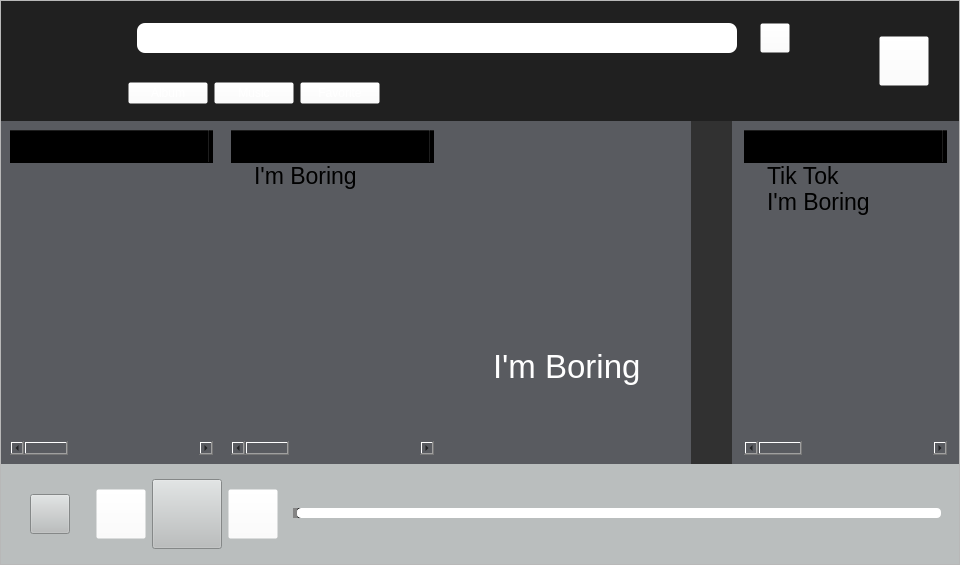
<?xml version="1.0" encoding="UTF-8"?>
<ui version="4.0">
 <class>MainWindow</class>
 <widget class="QMainWindow" name="MainWindow">
  <property name="geometry">
   <rect>
    <x>0</x>
    <y>0</y>
    <width>960</width>
    <height>565</height>
   </rect>
  </property>
  <property name="minimumSize">
   <size>
    <width>960</width>
    <height>540</height>
   </size>
  </property>
  <property name="maximumSize">
   <size>
    <width>2076</width>
    <height>1000</height>
   </size>
  </property>
  <property name="windowTitle">
   <string>MainWindow</string>
  </property>
  <property name="styleSheet">
   <string notr="true"/>
  </property>
  <widget class="QWidget" name="centralwidget">
   <layout class="QGridLayout" name="gridLayout">
    <property name="leftMargin">
     <number>0</number>
    </property>
    <property name="topMargin">
     <number>0</number>
    </property>
    <property name="rightMargin">
     <number>0</number>
    </property>
    <property name="bottomMargin">
     <number>0</number>
    </property>
    <item row="0" column="1">
     <widget class="QFrame" name="frame">
      <property name="frameShape">
       <enum>QFrame::StyledPanel</enum>
      </property>
      <property name="frameShadow">
       <enum>QFrame::Raised</enum>
      </property>
      <layout class="QGridLayout" name="gridLayout_6">
       <property name="leftMargin">
        <number>0</number>
       </property>
       <property name="topMargin">
        <number>0</number>
       </property>
       <property name="rightMargin">
        <number>0</number>
       </property>
       <property name="bottomMargin">
        <number>0</number>
       </property>
       <item row="0" column="0">
        <layout class="QVBoxLayout" name="verticalLayout_4">
         <property name="spacing">
          <number>0</number>
         </property>
         <item>
          <widget class="QFrame" name="frame_3">
           <property name="minimumSize">
            <size>
             <width>100</width>
             <height>120</height>
            </size>
           </property>
           <property name="maximumSize">
            <size>
             <width>16777215</width>
             <height>120</height>
            </size>
           </property>
           <property name="styleSheet">
            <string notr="true">background-color: rgb(32, 32, 32);</string>
           </property>
           <property name="frameShape">
            <enum>QFrame::NoFrame</enum>
           </property>
           <property name="frameShadow">
            <enum>QFrame::Raised</enum>
           </property>
           <layout class="QHBoxLayout" name="horizontalLayout_14">
            <property name="leftMargin">
             <number>12</number>
            </property>
            <property name="topMargin">
             <number>0</number>
            </property>
            <property name="rightMargin">
             <number>30</number>
            </property>
            <property name="bottomMargin">
             <number>0</number>
            </property>
            <item>
             <widget class="QGraphicsView" name="pkq">
              <property name="minimumSize">
               <size>
                <width>100</width>
                <height>100</height>
               </size>
              </property>
              <property name="maximumSize">
               <size>
                <width>100</width>
                <height>100</height>
               </size>
              </property>
              <property name="styleSheet">
               <string notr="true">background-color: rgba(255, 255, 255, 0);
border-image: url(:/images/pi.png);</string>
              </property>
             </widget>
            </item>
            <item>
             <widget class="QFrame" name="frame_5">
              <property name="frameShape">
               <enum>QFrame::NoFrame</enum>
              </property>
              <property name="frameShadow">
               <enum>QFrame::Raised</enum>
              </property>
              <layout class="QGridLayout" name="gridLayout_3">
               <property name="bottomMargin">
                <number>0</number>
               </property>
               <item row="0" column="0">
                <widget class="QFrame" name="frame_2">
                 <property name="frameShape">
                  <enum>QFrame::NoFrame</enum>
                 </property>
                 <property name="frameShadow">
                  <enum>QFrame::Raised</enum>
                 </property>
                 <layout class="QVBoxLayout" name="verticalLayout">
                  <property name="spacing">
                   <number>0</number>
                  </property>
                  <property name="leftMargin">
                   <number>0</number>
                  </property>
                  <property name="topMargin">
                   <number>0</number>
                  </property>
                  <property name="rightMargin">
                   <number>0</number>
                  </property>
                  <property name="bottomMargin">
                   <number>0</number>
                  </property>
                  <item>
                   <widget class="QFrame" name="frame_6">
                    <property name="frameShape">
                     <enum>QFrame::NoFrame</enum>
                    </property>
                    <property name="frameShadow">
                     <enum>QFrame::Raised</enum>
                    </property>
                    <layout class="QHBoxLayout" name="horizontalLayout_3">
                     <item>
                      <widget class="QLineEdit" name="lineEdit">
                       <property name="sizePolicy">
                        <sizepolicy hsizetype="MinimumExpanding" vsizetype="Fixed">
                         <horstretch>0</horstretch>
                         <verstretch>0</verstretch>
                        </sizepolicy>
                       </property>
                       <property name="minimumSize">
                        <size>
                         <width>600</width>
                         <height>30</height>
                        </size>
                       </property>
                       <property name="maximumSize">
                        <size>
                         <width>600</width>
                         <height>16777215</height>
                        </size>
                       </property>
                       <property name="styleSheet">
                        <string notr="true">background-color: rgb(255, 255, 255);
border-radius: 8px;
font: 15pt, &quot;Arial&quot;;</string>
                       </property>
                       <property name="text">
                        <string/>
                       </property>
                      </widget>
                     </item>
                     <item>
                      <spacer name="horizontalSpacer_4">
                       <property name="orientation">
                        <enum>Qt::Horizontal</enum>
                       </property>
                       <property name="sizeType">
                        <enum>QSizePolicy::Fixed</enum>
                       </property>
                       <property name="sizeHint" stdset="0">
                        <size>
                         <width>17</width>
                         <height>13</height>
                        </size>
                       </property>
                      </spacer>
                     </item>
                     <item>
                      <widget class="QPushButton" name="btnSearch">
                       <property name="minimumSize">
                        <size>
                         <width>30</width>
                         <height>30</height>
                        </size>
                       </property>
                       <property name="maximumSize">
                        <size>
                         <width>30</width>
                         <height>30</height>
                        </size>
                       </property>
                       <property name="styleSheet">
                        <string notr="true">border-image: url(:/images/fangdajing.png);
background-color: rgba(255, 255, 255, 0);</string>
                       </property>
                       <property name="text">
                        <string/>
                       </property>
                      </widget>
                     </item>
                     <item>
                      <spacer name="horizontalSpacer_3">
                       <property name="orientation">
                        <enum>Qt::Horizontal</enum>
                       </property>
                       <property name="sizeHint" stdset="0">
                        <size>
                         <width>54</width>
                         <height>13</height>
                        </size>
                       </property>
                      </spacer>
                     </item>
                    </layout>
                   </widget>
                  </item>
                  <item>
                   <widget class="QFrame" name="frame_7">
                    <property name="frameShape">
                     <enum>QFrame::NoFrame</enum>
                    </property>
                    <property name="frameShadow">
                     <enum>QFrame::Raised</enum>
                    </property>
                    <layout class="QHBoxLayout" name="horizontalLayout_4">
                     <property name="leftMargin">
                      <number>0</number>
                     </property>
                     <item>
                      <widget class="QPushButton" name="btnAlbum">
                       <property name="styleSheet">
                        <string notr="true">font: Bold 15pt &quot;Arial&quot;;
color: rgb(255, 255, 255);
background-color: rgba(255, 255, 255, 0);</string>
                       </property>
                       <property name="text">
                        <string>Album</string>
                       </property>
                      </widget>
                     </item>
                     <item>
                      <widget class="QPushButton" name="btnMusic">
                       <property name="styleSheet">
                        <string notr="true">font: Bold 15pt &quot;Arial&quot;;
color: rgb(255, 255, 255);
background-color: rgba(255, 255, 255, 0);</string>
                       </property>
                       <property name="text">
                        <string>Music</string>
                       </property>
                      </widget>
                     </item>
                     <item>
                      <widget class="QPushButton" name="btnFavorite">
                       <property name="styleSheet">
                        <string notr="true">font: Bold 15pt &quot;Arial&quot;;
color: rgb(255, 255, 255);
background-color: rgba(255, 255, 255, 0);</string>
                       </property>
                       <property name="text">
                        <string>Favorite</string>
                       </property>
                      </widget>
                     </item>
                     <item>
                      <spacer name="horizontalSpacer">
                       <property name="orientation">
                        <enum>Qt::Horizontal</enum>
                       </property>
                       <property name="sizeHint" stdset="0">
                        <size>
                         <width>611</width>
                         <height>20</height>
                        </size>
                       </property>
                      </spacer>
                     </item>
                    </layout>
                   </widget>
                  </item>
                 </layout>
                </widget>
               </item>
              </layout>
             </widget>
            </item>
            <item>
             <spacer name="horizontalSpacer_2">
              <property name="orientation">
               <enum>Qt::Horizontal</enum>
              </property>
              <property name="sizeType">
               <enum>QSizePolicy::Fixed</enum>
              </property>
              <property name="sizeHint" stdset="0">
               <size>
                <width>30</width>
                <height>20</height>
               </size>
              </property>
             </spacer>
            </item>
            <item>
             <widget class="QPushButton" name="btnNet">
              <property name="sizePolicy">
               <sizepolicy hsizetype="Fixed" vsizetype="Fixed">
                <horstretch>0</horstretch>
                <verstretch>0</verstretch>
               </sizepolicy>
              </property>
              <property name="minimumSize">
               <size>
                <width>50</width>
                <height>50</height>
               </size>
              </property>
              <property name="maximumSize">
               <size>
                <width>50</width>
                <height>50</height>
               </size>
              </property>
              <property name="styleSheet">
               <string notr="true">background-color: rgba(255, 255, 255, 0);
border-image: url(:/images/+.png);</string>
              </property>
              <property name="text">
               <string/>
              </property>
             </widget>
            </item>
           </layout>
          </widget>
         </item>
         <item>
          <widget class="QFrame" name="main_frame">
           <property name="styleSheet">
            <string notr="true">background-color: rgb(89, 91, 96);</string>
           </property>
           <property name="frameShape">
            <enum>QFrame::NoFrame</enum>
           </property>
           <property name="frameShadow">
            <enum>QFrame::Raised</enum>
           </property>
           <layout class="QHBoxLayout" name="horizontalLayout">
            <property name="spacing">
             <number>0</number>
            </property>
            <property name="leftMargin">
             <number>0</number>
            </property>
            <property name="topMargin">
             <number>0</number>
            </property>
            <property name="rightMargin">
             <number>0</number>
            </property>
            <property name="bottomMargin">
             <number>0</number>
            </property>
            <item>
             <widget class="QFrame" name="album_view">
              <property name="frameShape">
               <enum>QFrame::NoFrame</enum>
              </property>
              <property name="frameShadow">
               <enum>QFrame::Raised</enum>
              </property>
              <layout class="QGridLayout" name="gridLayout_9">
               <item row="0" column="0">
                <widget class="QTreeWidget" name="album_treeWidget">
                 <property name="sizePolicy">
                  <sizepolicy hsizetype="Expanding" vsizetype="Expanding">
                   <horstretch>0</horstretch>
                   <verstretch>0</verstretch>
                  </sizepolicy>
                 </property>
                 <property name="minimumSize">
                  <size>
                   <width>0</width>
                   <height>0</height>
                  </size>
                 </property>
                 <property name="maximumSize">
                  <size>
                   <width>16777215</width>
                   <height>16777215</height>
                  </size>
                 </property>
                 <property name="font">
                  <font>
                   <pointsize>17</pointsize>
                  </font>
                 </property>
                 <property name="layoutDirection">
                  <enum>Qt::LeftToRight</enum>
                 </property>
                 <property name="autoFillBackground">
                  <bool>false</bool>
                 </property>
                 <property name="styleSheet">
                  <string notr="true">background-color: rgba(255, 255, 255, 0);</string>
                 </property>
                 <property name="frameShape">
                  <enum>QFrame::NoFrame</enum>
                 </property>
                 <property name="frameShadow">
                  <enum>QFrame::Plain</enum>
                 </property>
                 <property name="lineWidth">
                  <number>0</number>
                 </property>
                 <property name="dragEnabled">
                  <bool>false</bool>
                 </property>
                 <property name="dragDropMode">
                  <enum>QAbstractItemView::NoDragDrop</enum>
                 </property>
                 <property name="autoExpandDelay">
                  <number>-1</number>
                 </property>
                 <property name="uniformRowHeights">
                  <bool>true</bool>
                 </property>
                 <property name="sortingEnabled">
                  <bool>true</bool>
                 </property>
                 <property name="allColumnsShowFocus">
                  <bool>false</bool>
                 </property>
                 <property name="wordWrap">
                  <bool>false</bool>
                 </property>
                 <attribute name="headerDefaultSectionSize">
                  <number>200</number>
                 </attribute>
                 <attribute name="headerHighlightSections">
                  <bool>false</bool>
                 </attribute>
                 <attribute name="headerMinimumSectionSize">
                  <number>24</number>
                 </attribute>
                 <column>
                  <property name="text">
                   <string>Album</string>
                  </property>
                  <property name="font">
                   <font>
                    <pointsize>19</pointsize>
                   </font>
                  </property>
                 </column>
                 <column>
                  <property name="text">
                   <string>Singer</string>
                  </property>
                  <property name="font">
                   <font>
                    <pointsize>19</pointsize>
                   </font>
                  </property>
                 </column>
                 <column>
                  <property name="text">
                   <string>Song</string>
                  </property>
                  <property name="font">
                   <font>
                    <pointsize>19</pointsize>
                   </font>
                  </property>
                  <property name="background">
                   <color alpha="0">
                    <red>0</red>
                    <green>0</green>
                    <blue>0</blue>
                   </color>
                  </property>
                 </column>
                 <column>
                  <property name="text">
                   <string>Time</string>
                  </property>
                  <property name="font">
                   <font>
                    <pointsize>19</pointsize>
                   </font>
                  </property>
                 </column>
                 <item>
                  <property name="text">
                   <string/>
                  </property>
                  <property name="text">
                   <string/>
                  </property>
                  <property name="text">
                   <string>Tik Tok</string>
                  </property>
                 </item>
                 <item>
                  <property name="text">
                   <string/>
                  </property>
                  <property name="text">
                   <string/>
                  </property>
                  <property name="text">
                   <string>New Item</string>
                  </property>
                 </item>
                 <item>
                  <property name="text">
                   <string/>
                  </property>
                  <property name="text">
                   <string/>
                  </property>
                  <property name="text">
                   <string>I'm Boring</string>
                  </property>
                 </item>
                </widget>
               </item>
              </layout>
             </widget>
            </item>
            <item>
             <widget class="QFrame" name="fav_view">
              <property name="minimumSize">
               <size>
                <width>10</width>
                <height>0</height>
               </size>
              </property>
              <property name="frameShape">
               <enum>QFrame::NoFrame</enum>
              </property>
              <property name="frameShadow">
               <enum>QFrame::Raised</enum>
              </property>
              <layout class="QGridLayout" name="gridLayout_8">
               <item row="0" column="0">
                <widget class="QTreeWidget" name="fav_treeWidget">
                 <property name="sizePolicy">
                  <sizepolicy hsizetype="Expanding" vsizetype="Expanding">
                   <horstretch>0</horstretch>
                   <verstretch>0</verstretch>
                  </sizepolicy>
                 </property>
                 <property name="minimumSize">
                  <size>
                   <width>0</width>
                   <height>0</height>
                  </size>
                 </property>
                 <property name="maximumSize">
                  <size>
                   <width>16777215</width>
                   <height>16777215</height>
                  </size>
                 </property>
                 <property name="font">
                  <font>
                   <pointsize>17</pointsize>
                  </font>
                 </property>
                 <property name="layoutDirection">
                  <enum>Qt::LeftToRight</enum>
                 </property>
                 <property name="autoFillBackground">
                  <bool>false</bool>
                 </property>
                 <property name="styleSheet">
                  <string notr="true">background-color: rgba(255, 255, 255, 0);</string>
                 </property>
                 <property name="frameShape">
                  <enum>QFrame::NoFrame</enum>
                 </property>
                 <property name="frameShadow">
                  <enum>QFrame::Plain</enum>
                 </property>
                 <property name="lineWidth">
                  <number>0</number>
                 </property>
                 <property name="dragDropMode">
                  <enum>QAbstractItemView::NoDragDrop</enum>
                 </property>
                 <property name="autoExpandDelay">
                  <number>-1</number>
                 </property>
                 <property name="uniformRowHeights">
                  <bool>true</bool>
                 </property>
                 <property name="sortingEnabled">
                  <bool>true</bool>
                 </property>
                 <property name="allColumnsShowFocus">
                  <bool>false</bool>
                 </property>
                 <property name="wordWrap">
                  <bool>false</bool>
                 </property>
                 <attribute name="headerDefaultSectionSize">
                  <number>200</number>
                 </attribute>
                 <attribute name="headerHighlightSections">
                  <bool>false</bool>
                 </attribute>
                 <attribute name="headerMinimumSectionSize">
                  <number>24</number>
                 </attribute>
                 <column>
                  <property name="text">
                   <string>Song</string>
                  </property>
                  <property name="font">
                   <font>
                    <pointsize>19</pointsize>
                   </font>
                  </property>
                  <property name="background">
                   <color alpha="0">
                    <red>0</red>
                    <green>0</green>
                    <blue>0</blue>
                   </color>
                  </property>
                 </column>
                 <column>
                  <property name="text">
                   <string>Singer</string>
                  </property>
                  <property name="font">
                   <font>
                    <pointsize>19</pointsize>
                   </font>
                  </property>
                 </column>
                 <column>
                  <property name="text">
                   <string>Album</string>
                  </property>
                  <property name="font">
                   <font>
                    <pointsize>19</pointsize>
                   </font>
                  </property>
                 </column>
                 <column>
                  <property name="text">
                   <string>Time</string>
                  </property>
                  <property name="font">
                   <font>
                    <pointsize>19</pointsize>
                   </font>
                  </property>
                 </column>
                 <item>
                  <property name="text">
                   <string>I'm Boring</string>
                  </property>
                  <property name="text">
                   <string/>
                  </property>
                 </item>
                </widget>
               </item>
              </layout>
             </widget>
            </item>
            <item>
             <widget class="QFrame" name="song_view">
              <property name="minimumSize">
               <size>
                <width>10</width>
                <height>0</height>
               </size>
              </property>
              <property name="maximumSize">
               <size>
                <width>1000</width>
                <height>16777215</height>
               </size>
              </property>
              <property name="frameShape">
               <enum>QFrame::NoFrame</enum>
              </property>
              <property name="frameShadow">
               <enum>QFrame::Raised</enum>
              </property>
              <layout class="QHBoxLayout" name="horizontalLayout_5">
               <property name="spacing">
                <number>0</number>
               </property>
               <property name="leftMargin">
                <number>0</number>
               </property>
               <property name="topMargin">
                <number>0</number>
               </property>
               <property name="rightMargin">
                <number>0</number>
               </property>
               <property name="bottomMargin">
                <number>0</number>
               </property>
               <item>
                <widget class="QFrame" name="song_info">
                 <property name="minimumSize">
                  <size>
                   <width>300</width>
                   <height>0</height>
                  </size>
                 </property>
                 <property name="maximumSize">
                  <size>
                   <width>0</width>
                   <height>16777215</height>
                  </size>
                 </property>
                 <property name="styleSheet">
                  <string notr="true">background-color: rgba(255, 255, 255, 0);</string>
                 </property>
                 <property name="frameShape">
                  <enum>QFrame::NoFrame</enum>
                 </property>
                 <property name="frameShadow">
                  <enum>QFrame::Raised</enum>
                 </property>
                 <layout class="QGridLayout" name="gridLayout_4">
                  <item row="0" column="0">
                   <widget class="QLabel" name="alubum_artwork">
                    <property name="minimumSize">
                     <size>
                      <width>100</width>
                      <height>100</height>
                     </size>
                    </property>
                    <property name="maximumSize">
                     <size>
                      <width>200</width>
                      <height>200</height>
                     </size>
                    </property>
                    <property name="styleSheet">
                     <string notr="true">image: url(:/images/hcy.jpg);</string>
                    </property>
                    <property name="text">
                     <string/>
                    </property>
                   </widget>
                  </item>
                  <item row="1" column="0">
                   <widget class="QLabel" name="label_2">
                    <property name="maximumSize">
                     <size>
                      <width>16777215</width>
                      <height>100</height>
                     </size>
                    </property>
                    <property name="font">
                     <font>
                      <pointsize>25</pointsize>
                      <weight>50</weight>
                      <italic>false</italic>
                      <bold>false</bold>
                     </font>
                    </property>
                    <property name="styleSheet">
                     <string notr="true">font: 25pt;
color: rgb(255, 255, 255);</string>
                    </property>
                    <property name="text">
                     <string>I'm Boring</string>
                    </property>
                    <property name="alignment">
                     <set>Qt::AlignLeading|Qt::AlignLeft|Qt::AlignTop</set>
                    </property>
                   </widget>
                  </item>
                 </layout>
                </widget>
               </item>
               <item>
                <widget class="QFrame" name="lyrics_frame">
                 <property name="enabled">
                  <bool>true</bool>
                 </property>
                 <property name="styleSheet">
                  <string notr="true">background-color: rgb(49, 49, 49);</string>
                 </property>
                 <property name="frameShape">
                  <enum>QFrame::NoFrame</enum>
                 </property>
                 <property name="frameShadow">
                  <enum>QFrame::Raised</enum>
                 </property>
                 <layout class="QGridLayout" name="gridLayout_2">
                  <item row="0" column="0">
                   <widget class="QLabel" name="label">
                    <property name="minimumSize">
                     <size>
                      <width>0</width>
                      <height>70</height>
                     </size>
                    </property>
                    <property name="maximumSize">
                     <size>
                      <width>16777215</width>
                      <height>70</height>
                     </size>
                    </property>
                    <property name="font">
                     <font>
                      <pointsize>29</pointsize>
                     </font>
                    </property>
                    <property name="styleSheet">
                     <string notr="true">color: rgb(255, 255, 255);</string>
                    </property>
                    <property name="text">
                     <string/>
                    </property>
                    <property name="alignment">
                     <set>Qt::AlignCenter</set>
                    </property>
                   </widget>
                  </item>
                 </layout>
                </widget>
               </item>
              </layout>
             </widget>
            </item>
            <item>
             <widget class="QFrame" name="list_view">
              <property name="minimumSize">
               <size>
                <width>10</width>
                <height>0</height>
               </size>
              </property>
              <property name="frameShape">
               <enum>QFrame::NoFrame</enum>
              </property>
              <property name="frameShadow">
               <enum>QFrame::Raised</enum>
              </property>
              <layout class="QGridLayout" name="gridLayout_7">
               <property name="leftMargin">
                <number>12</number>
               </property>
               <property name="rightMargin">
                <number>12</number>
               </property>
               <item row="0" column="0">
                <widget class="QTreeWidget" name="treeWidget">
                 <property name="sizePolicy">
                  <sizepolicy hsizetype="Expanding" vsizetype="Expanding">
                   <horstretch>0</horstretch>
                   <verstretch>0</verstretch>
                  </sizepolicy>
                 </property>
                 <property name="minimumSize">
                  <size>
                   <width>0</width>
                   <height>0</height>
                  </size>
                 </property>
                 <property name="maximumSize">
                  <size>
                   <width>16777215</width>
                   <height>16777215</height>
                  </size>
                 </property>
                 <property name="font">
                  <font>
                   <pointsize>17</pointsize>
                  </font>
                 </property>
                 <property name="layoutDirection">
                  <enum>Qt::LeftToRight</enum>
                 </property>
                 <property name="autoFillBackground">
                  <bool>false</bool>
                 </property>
                 <property name="styleSheet">
                  <string notr="true">background-color: rgba(255, 255, 255, 0);</string>
                 </property>
                 <property name="frameShape">
                  <enum>QFrame::NoFrame</enum>
                 </property>
                 <property name="frameShadow">
                  <enum>QFrame::Plain</enum>
                 </property>
                 <property name="lineWidth">
                  <number>0</number>
                 </property>
                 <property name="dragEnabled">
                  <bool>false</bool>
                 </property>
                 <property name="dragDropMode">
                  <enum>QAbstractItemView::NoDragDrop</enum>
                 </property>
                 <property name="autoExpandDelay">
                  <number>-1</number>
                 </property>
                 <property name="uniformRowHeights">
                  <bool>true</bool>
                 </property>
                 <property name="sortingEnabled">
                  <bool>false</bool>
                 </property>
                 <property name="animated">
                  <bool>false</bool>
                 </property>
                 <property name="allColumnsShowFocus">
                  <bool>false</bool>
                 </property>
                 <property name="wordWrap">
                  <bool>false</bool>
                 </property>
                 <attribute name="headerDefaultSectionSize">
                  <number>200</number>
                 </attribute>
                 <attribute name="headerHighlightSections">
                  <bool>false</bool>
                 </attribute>
                 <attribute name="headerMinimumSectionSize">
                  <number>24</number>
                 </attribute>
                 <column>
                  <property name="text">
                   <string>Song</string>
                  </property>
                  <property name="font">
                   <font>
                    <pointsize>19</pointsize>
                   </font>
                  </property>
                  <property name="background">
                   <color alpha="0">
                    <red>0</red>
                    <green>0</green>
                    <blue>0</blue>
                   </color>
                  </property>
                 </column>
                 <column>
                  <property name="text">
                   <string>Singer</string>
                  </property>
                  <property name="font">
                   <font>
                    <pointsize>19</pointsize>
                   </font>
                  </property>
                 </column>
                 <column>
                  <property name="text">
                   <string>Album</string>
                  </property>
                  <property name="font">
                   <font>
                    <pointsize>19</pointsize>
                   </font>
                  </property>
                 </column>
                 <column>
                  <property name="text">
                   <string>Time</string>
                  </property>
                  <property name="font">
                   <font>
                    <pointsize>19</pointsize>
                   </font>
                  </property>
                 </column>
                 <item>
                  <property name="text">
                   <string>Tik Tok</string>
                  </property>
                 </item>
                 <item>
                  <property name="text">
                   <string>I'm Boring</string>
                  </property>
                  <property name="text">
                   <string/>
                  </property>
                 </item>
                </widget>
               </item>
              </layout>
             </widget>
            </item>
           </layout>
          </widget>
         </item>
         <item>
          <widget class="QFrame" name="bottom_frame">
           <property name="minimumSize">
            <size>
             <width>0</width>
             <height>100</height>
            </size>
           </property>
           <property name="maximumSize">
            <size>
             <width>16777215</width>
             <height>100</height>
            </size>
           </property>
           <property name="styleSheet">
            <string notr="true">background-color: rgb(186, 190, 190);</string>
           </property>
           <property name="frameShape">
            <enum>QFrame::NoFrame</enum>
           </property>
           <property name="frameShadow">
            <enum>QFrame::Raised</enum>
           </property>
           <layout class="QHBoxLayout" name="horizontalLayout_2">
            <item>
             <spacer name="horizontalSpacer_6">
              <property name="orientation">
               <enum>Qt::Horizontal</enum>
              </property>
              <property name="sizeType">
               <enum>QSizePolicy::Fixed</enum>
              </property>
              <property name="sizeHint" stdset="0">
               <size>
                <width>20</width>
                <height>20</height>
               </size>
              </property>
             </spacer>
            </item>
            <item>
             <widget class="QPushButton" name="addFav">
              <property name="minimumSize">
               <size>
                <width>40</width>
                <height>40</height>
               </size>
              </property>
              <property name="maximumSize">
               <size>
                <width>40</width>
                <height>40</height>
               </size>
              </property>
              <property name="styleSheet">
               <string notr="true">border-image: url(:/images/kongxin.png);</string>
              </property>
              <property name="text">
               <string/>
              </property>
             </widget>
            </item>
            <item>
             <spacer name="horizontalSpacer_5">
              <property name="orientation">
               <enum>Qt::Horizontal</enum>
              </property>
              <property name="sizeType">
               <enum>QSizePolicy::Fixed</enum>
              </property>
              <property name="sizeHint" stdset="0">
               <size>
                <width>20</width>
                <height>20</height>
               </size>
              </property>
             </spacer>
            </item>
            <item>
             <widget class="QPushButton" name="btnLast">
              <property name="minimumSize">
               <size>
                <width>50</width>
                <height>50</height>
               </size>
              </property>
              <property name="maximumSize">
               <size>
                <width>50</width>
                <height>50</height>
               </size>
              </property>
              <property name="styleSheet">
               <string notr="true">background-color: rgba(255, 255, 255, 0);
border-image: url(:/images/last.png);</string>
              </property>
              <property name="text">
               <string/>
              </property>
             </widget>
            </item>
            <item>
             <widget class="QPushButton" name="btnPlay">
              <property name="minimumSize">
               <size>
                <width>70</width>
                <height>70</height>
               </size>
              </property>
              <property name="maximumSize">
               <size>
                <width>70</width>
                <height>70</height>
               </size>
              </property>
              <property name="styleSheet">
               <string notr="true">border-image: url(:/images/bofang.png);</string>
              </property>
              <property name="text">
               <string/>
              </property>
              <property name="autoDefault">
               <bool>false</bool>
              </property>
             </widget>
            </item>
            <item>
             <widget class="QPushButton" name="btnNext">
              <property name="minimumSize">
               <size>
                <width>50</width>
                <height>50</height>
               </size>
              </property>
              <property name="maximumSize">
               <size>
                <width>50</width>
                <height>50</height>
               </size>
              </property>
              <property name="styleSheet">
               <string notr="true">background-color: rgba(255, 255, 255, 0);
border-image: url(:/images/next.png);</string>
              </property>
              <property name="text">
               <string/>
              </property>
             </widget>
            </item>
            <item>
             <widget class="QFrame" name="frame_4">
              <property name="frameShape">
               <enum>QFrame::NoFrame</enum>
              </property>
              <property name="frameShadow">
               <enum>QFrame::Raised</enum>
              </property>
              <layout class="QGridLayout" name="gridLayout_5">
               <item row="0" column="0">
                <widget class="QSlider" name="musicSlider">
                 <property name="styleSheet">
                  <string notr="true">QSlider::groove:horizontal {
border: 1px solid;
height: 8px;
border-radius: 4px;
margin-left: 1.5px;
margin-right: 5px;
}
QSlider::sub-page:horizontal {
background-color: rgb(132, 132, 132);
border: 0px solid;
height: 10px;
border-radius: 4px;
}
QSlider::add-page:horizontal {
background-color: rgb(255, 255, 255);
border: 0px solid #777;
height: 10px;
border-radius: 4px;
}
QSlider::handle:horizontal {
border-color: rgba(255, 255, 255, 0);
border-image: url(:images/pkq.png);
background: qlineargradient(x1:0, y1:0, x2:1, y2:1,
stop:0 #eee, stop:1 #ccc);
border: 1px solid #777;
width: 35px;
margin-top: -8px;
margin-bottom: -8px;
margin-left: -10px;
margin-right: -10px;
border-radius: 4px;
background-color: rgb(255, 255, 255, 0);
}</string>
                 </property>
                 <property name="tracking">
                  <bool>false</bool>
                 </property>
                 <property name="orientation">
                  <enum>Qt::Horizontal</enum>
                 </property>
                </widget>
               </item>
              </layout>
             </widget>
            </item>
           </layout>
          </widget>
         </item>
        </layout>
       </item>
      </layout>
     </widget>
    </item>
   </layout>
  </widget>
 </widget>
 <resources>
  <include location="resources.qrc"/>
 </resources>
 <connections/>
</ui>
